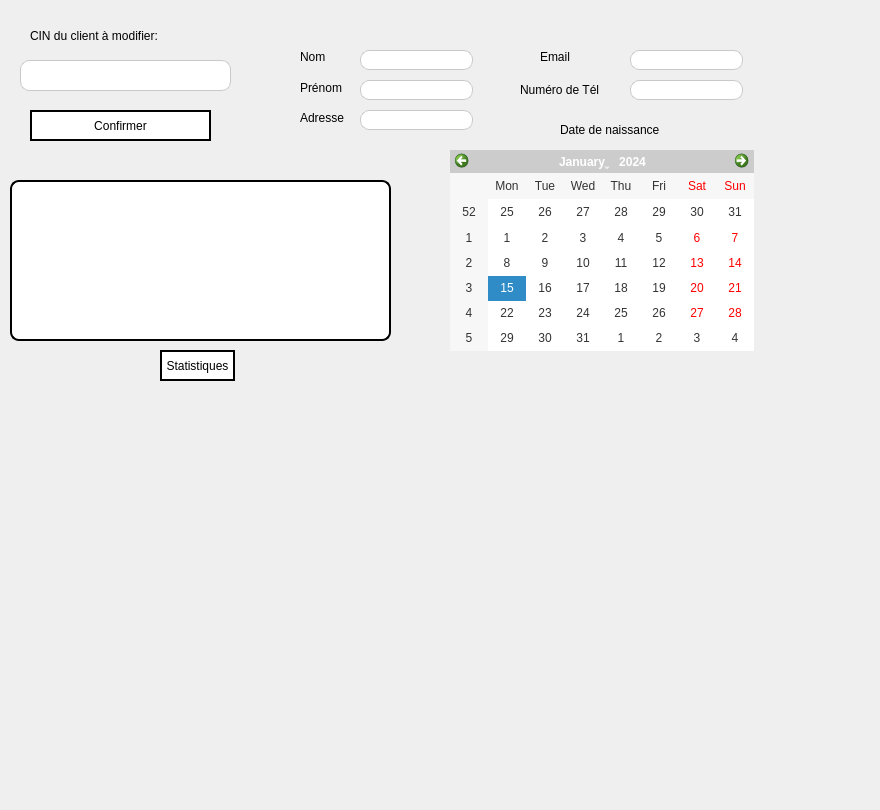
      <widget class="QWidget" name="tab_134">
       <attribute name="title">
        <string>Modifier un client</string>
       </attribute>
       <widget class="QLineEdit" name="lineEdit_2_NOUR_4">
        <property name="geometry">
         <rect>
          <x>360</x>
          <y>50</y>
          <width>113</width>
          <height>20</height>
         </rect>
        </property>
        <property name="styleSheet">
         <string notr="true">QLineEdit {
background-color: #ffffff;
border: 1px solid #c9c9c9;
border-radius: 9px;
padding: 2px 8px;
}

QLineEdit:focus {
border-color: #1e90ff;
}</string>
        </property>
       </widget>
       <widget class="QLineEdit" name="lineEdit_3_NOUR_4">
        <property name="geometry">
         <rect>
          <x>360</x>
          <y>80</y>
          <width>113</width>
          <height>20</height>
         </rect>
        </property>
        <property name="styleSheet">
         <string notr="true">QLineEdit {
background-color: #ffffff;
border: 1px solid #c9c9c9;
border-radius: 9px;
padding: 2px 8px;
}

QLineEdit:focus {
border-color: #1e90ff;
}</string>
        </property>
       </widget>
       <widget class="QLineEdit" name="lineEdit_4_NOUR_4">
        <property name="geometry">
         <rect>
          <x>360</x>
          <y>110</y>
          <width>113</width>
          <height>20</height>
         </rect>
        </property>
        <property name="styleSheet">
         <string notr="true">QLineEdit {
background-color: #ffffff;
border: 1px solid #c9c9c9;
border-radius: 9px;
padding: 2px 8px;
}

QLineEdit:focus {
border-color: #1e90ff;
}</string>
        </property>
       </widget>
       <widget class="QLineEdit" name="lineEdit_5_NOUR_4">
        <property name="geometry">
         <rect>
          <x>630</x>
          <y>50</y>
          <width>113</width>
          <height>20</height>
         </rect>
        </property>
        <property name="styleSheet">
         <string notr="true">QLineEdit {
background-color: #ffffff;
border: 1px solid #c9c9c9;
border-radius: 9px;
padding: 2px 8px;
}

QLineEdit:focus {
border-color: #1e90ff;
}</string>
        </property>
       </widget>
       <widget class="QLineEdit" name="lineEdit_6_NOUR_4">
        <property name="geometry">
         <rect>
          <x>630</x>
          <y>80</y>
          <width>113</width>
          <height>20</height>
         </rect>
        </property>
        <property name="styleSheet">
         <string notr="true">QLineEdit {
background-color: #ffffff;
border: 1px solid #c9c9c9;
border-radius: 9px;
padding: 2px 8px;
}

QLineEdit:focus {
border-color: #1e90ff;
}</string>
        </property>
       </widget>
       <widget class="QLabel" name="label_180">
        <property name="geometry">
         <rect>
          <x>300</x>
          <y>50</y>
          <width>47</width>
          <height>14</height>
         </rect>
        </property>
        <property name="text">
         <string>Nom</string>
        </property>
       </widget>
       <widget class="QLabel" name="label_181">
        <property name="geometry">
         <rect>
          <x>300</x>
          <y>80</y>
          <width>51</width>
          <height>16</height>
         </rect>
        </property>
        <property name="text">
         <string>Prénom</string>
        </property>
       </widget>
       <widget class="QLabel" name="label_182">
        <property name="geometry">
         <rect>
          <x>300</x>
          <y>110</y>
          <width>51</width>
          <height>16</height>
         </rect>
        </property>
        <property name="text">
         <string>Adresse</string>
        </property>
       </widget>
       <widget class="QLabel" name="label_183">
        <property name="geometry">
         <rect>
          <x>540</x>
          <y>50</y>
          <width>47</width>
          <height>14</height>
         </rect>
        </property>
        <property name="text">
         <string>Email</string>
        </property>
       </widget>
       <widget class="QLabel" name="label_185">
        <property name="geometry">
         <rect>
          <x>520</x>
          <y>80</y>
          <width>101</width>
          <height>20</height>
         </rect>
        </property>
        <property name="text">
         <string>Numéro de Tél</string>
        </property>
       </widget>
       <widget class="QLabel" name="label_186">
        <property name="geometry">
         <rect>
          <x>30</x>
          <y>20</y>
          <width>191</width>
          <height>31</height>
         </rect>
        </property>
        <property name="text">
         <string>CIN du client à modifier:</string>
        </property>
       </widget>
       <widget class="QLineEdit" name="lineEdit_NOUR_4">
        <property name="geometry">
         <rect>
          <x>20</x>
          <y>60</y>
          <width>211</width>
          <height>31</height>
         </rect>
        </property>
        <property name="styleSheet">
         <string notr="true">QLineEdit {
background-color: #ffffff;
border: 1px solid #c9c9c9;
border-radius: 9px;
padding: 2px 8px;
}

QLineEdit:focus {
border-color: #1e90ff;
}</string>
        </property>
       </widget>
       <widget class="QPushButton" name="choix_cin_NOUR_4">
        <property name="geometry">
         <rect>
          <x>30</x>
          <y>110</y>
          <width>181</width>
          <height>31</height>
         </rect>
        </property>
        <property name="styleSheet">
         <string notr="true">QPushButton {
border: 2px solid black;
font: 87 7pt &quot;Segoe UI Black&quot;;
	background-color: rgb(255, 255, 255);

}</string>
        </property>
        <property name="text">
         <string>Confirmer</string>
        </property>
       </widget>
       <widget class="QTableView" name="tableView_2_NOUR_4">
        <property name="geometry">
         <rect>
          <x>10</x>
          <y>180</y>
          <width>381</width>
          <height>161</height>
         </rect>
        </property>
        <property name="styleSheet">
         <string notr="true">
QTableView {
background-color: #ffffff;
border: 2px solid #000000;
border-radius: 9px;
selection-background-color: #1e90ff;
selection-color: #ffffff;
}

QHeaderView::section {
background-color: #f0f0f0;
border: 9px solid #000000;
border-radius: 4px;
padding: 4px;
}</string>
        </property>
       </widget>
       <widget class="QLabel" name="label_192">
        <property name="geometry">
         <rect>
          <x>560</x>
          <y>120</y>
          <width>121</width>
          <height>20</height>
         </rect>
        </property>
        <property name="text">
         <string>Date de naissance</string>
        </property>
       </widget>
       <widget class="QCalendarWidget" name="calendarWidget_2">
        <property name="geometry">
         <rect>
          <x>450</x>
          <y>150</y>
          <width>304</width>
          <height>201</height>
         </rect>
        </property>
        <property name="styleSheet">
         <string notr="true">CalendarWidget {
    background-color: #fff;
    color: #333;
    border: 1px solid #ccc;
}
QCalendarWidget QWidget {
    background-color: #ccc;
    color: #fff;
}

QCalendarWidget QTableView {
    background-color: #fff;
    color: #333;
}

QCalendarWidget QTableView::item:hover {
    background-color: #ccc;
}
QCalendarWidget QHeaderView::section {
    background-color: #ccc;
    color: #fff;
}
</string>
        </property>
       </widget>
       <widget class="QLabel" name="label_214">
        <property name="geometry">
         <rect>
          <x>10</x>
          <y>-160</y>
          <width>861</width>
          <height>801</height>
         </rect>
        </property>
        <property name="text">
         <string/>
        </property>
        <property name="pixmap">
         <pixmap resource="fond.qrc">:/Plan de travail 1@3x.png</pixmap>
        </property>
       </widget>
       <widget class="QPushButton" name="imprimerf_10">
        <property name="geometry">
         <rect>
          <x>160</x>
          <y>350</y>
          <width>75</width>
          <height>31</height>
         </rect>
        </property>
        <property name="styleSheet">
         <string notr="true">QPushButton {
border: 2px solid black;
font: 87 7pt &quot;Segoe UI Black&quot;;
	background-color: rgb(255, 255, 255);

}</string>
        </property>
        <property name="text">
         <string>Statistiques</string>
        </property>
       </widget>
       <zorder>label_214</zorder>
       <zorder>lineEdit_2_NOUR_4</zorder>
       <zorder>lineEdit_3_NOUR_4</zorder>
       <zorder>lineEdit_4_NOUR_4</zorder>
       <zorder>lineEdit_5_NOUR_4</zorder>
       <zorder>lineEdit_6_NOUR_4</zorder>
       <zorder>label_180</zorder>
       <zorder>label_181</zorder>
       <zorder>label_182</zorder>
       <zorder>label_183</zorder>
       <zorder>label_185</zorder>
       <zorder>label_186</zorder>
       <zorder>lineEdit_NOUR_4</zorder>
       <zorder>choix_cin_NOUR_4</zorder>
       <zorder>tableView_2_NOUR_4</zorder>
       <zorder>label_192</zorder>
       <zorder>calendarWidget_2</zorder>
       <zorder>imprimerf_10</zorder>
      </widget>
